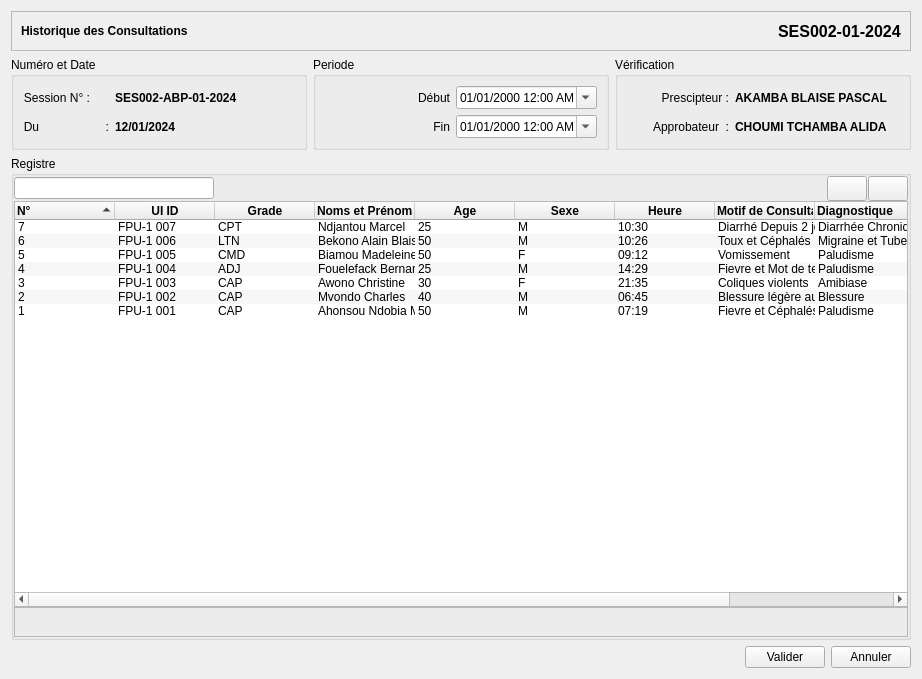
<?xml version="1.0" encoding="UTF-8"?>
<ui version="4.0">
 <class>ConsultationReport</class>
 <widget class="QWidget" name="ConsultationReport">
  <property name="geometry">
   <rect>
    <x>0</x>
    <y>0</y>
    <width>922</width>
    <height>679</height>
   </rect>
  </property>
  <property name="windowTitle">
   <string>Registre des Consultations</string>
  </property>
  <layout class="QVBoxLayout" name="verticalLayout_3">
   <item>
    <widget class="QFrame" name="frame_2">
     <property name="enabled">
      <bool>true</bool>
     </property>
     <property name="minimumSize">
      <size>
       <width>0</width>
       <height>40</height>
      </size>
     </property>
     <property name="maximumSize">
      <size>
       <width>16777215</width>
       <height>40</height>
      </size>
     </property>
     <property name="frameShape">
      <enum>QFrame::StyledPanel</enum>
     </property>
     <property name="frameShadow">
      <enum>QFrame::Plain</enum>
     </property>
     <property name="lineWidth">
      <number>0</number>
     </property>
     <layout class="QHBoxLayout" name="horizontalLayout_7">
      <item>
       <widget class="QLabel" name="label_3">
        <property name="sizePolicy">
         <sizepolicy hsizetype="Expanding" vsizetype="Preferred">
          <horstretch>0</horstretch>
          <verstretch>0</verstretch>
         </sizepolicy>
        </property>
        <property name="font">
         <font>
          <bold>true</bold>
         </font>
        </property>
        <property name="lineWidth">
         <number>0</number>
        </property>
        <property name="text">
         <string>Historique des Consultations</string>
        </property>
       </widget>
      </item>
      <item>
       <widget class="QLabel" name="label_4">
        <property name="font">
         <font>
          <pointsize>12</pointsize>
          <bold>true</bold>
         </font>
        </property>
        <property name="text">
         <string>SES002-01-2024</string>
        </property>
       </widget>
      </item>
     </layout>
    </widget>
   </item>
   <item>
    <layout class="QHBoxLayout" name="horizontalLayout_6">
     <item>
      <widget class="QGroupBox" name="groupBox">
       <property name="title">
        <string>Numéro et Date</string>
       </property>
       <layout class="QGridLayout" name="gridLayout_4">
        <item row="0" column="0">
         <layout class="QGridLayout" name="gridLayout_3">
          <item row="1" column="0">
           <widget class="QLabel" name="label">
            <property name="sizePolicy">
             <sizepolicy hsizetype="Fixed" vsizetype="Preferred">
              <horstretch>0</horstretch>
              <verstretch>0</verstretch>
             </sizepolicy>
            </property>
            <property name="text">
             <string>Du                    :</string>
            </property>
            <property name="alignment">
             <set>Qt::AlignRight|Qt::AlignTrailing|Qt::AlignVCenter</set>
            </property>
           </widget>
          </item>
          <item row="1" column="1">
           <widget class="QLabel" name="label_9">
            <property name="sizePolicy">
             <sizepolicy hsizetype="Ignored" vsizetype="Preferred">
              <horstretch>0</horstretch>
              <verstretch>0</verstretch>
             </sizepolicy>
            </property>
            <property name="minimumSize">
             <size>
              <width>70</width>
              <height>0</height>
             </size>
            </property>
            <property name="font">
             <font>
              <bold>true</bold>
             </font>
            </property>
            <property name="text">
             <string>12/01/2024</string>
            </property>
           </widget>
          </item>
          <item row="0" column="0">
           <widget class="QLabel" name="label_5">
            <property name="sizePolicy">
             <sizepolicy hsizetype="Fixed" vsizetype="Preferred">
              <horstretch>0</horstretch>
              <verstretch>0</verstretch>
             </sizepolicy>
            </property>
            <property name="text">
             <string>Session N° :</string>
            </property>
            <property name="alignment">
             <set>Qt::AlignRight|Qt::AlignTrailing|Qt::AlignVCenter</set>
            </property>
           </widget>
          </item>
          <item row="0" column="1">
           <widget class="QLabel" name="label_8">
            <property name="sizePolicy">
             <sizepolicy hsizetype="Ignored" vsizetype="Preferred">
              <horstretch>0</horstretch>
              <verstretch>0</verstretch>
             </sizepolicy>
            </property>
            <property name="minimumSize">
             <size>
              <width>95</width>
              <height>0</height>
             </size>
            </property>
            <property name="font">
             <font>
              <bold>true</bold>
             </font>
            </property>
            <property name="text">
             <string>SES002-ABP-01-2024</string>
            </property>
            <property name="alignment">
             <set>Qt::AlignLeading|Qt::AlignLeft|Qt::AlignVCenter</set>
            </property>
           </widget>
          </item>
         </layout>
        </item>
       </layout>
      </widget>
     </item>
     <item>
      <widget class="QGroupBox" name="groupBox_4">
       <property name="title">
        <string>Periode</string>
       </property>
       <layout class="QGridLayout" name="gridLayout_6">
        <item row="0" column="0">
         <layout class="QGridLayout" name="gridLayout_5">
          <item row="0" column="0">
           <widget class="QLabel" name="label_17">
            <property name="text">
             <string>Début</string>
            </property>
            <property name="alignment">
             <set>Qt::AlignRight|Qt::AlignTrailing|Qt::AlignVCenter</set>
            </property>
           </widget>
          </item>
          <item row="1" column="0">
           <widget class="QLabel" name="label_6">
            <property name="text">
             <string>Fin</string>
            </property>
            <property name="alignment">
             <set>Qt::AlignRight|Qt::AlignTrailing|Qt::AlignVCenter</set>
            </property>
           </widget>
          </item>
          <item row="1" column="1">
           <widget class="QDateTimeEdit" name="dateTimeEdit">
            <property name="displayFormat">
             <string>dd/MM/yyyy h:mm AP</string>
            </property>
            <property name="calendarPopup">
             <bool>true</bool>
            </property>
           </widget>
          </item>
          <item row="0" column="1">
           <widget class="QDateTimeEdit" name="dateTimeEdit_2">
            <property name="displayFormat">
             <string>dd/MM/yyyy h:mm AP</string>
            </property>
            <property name="calendarPopup">
             <bool>true</bool>
            </property>
           </widget>
          </item>
         </layout>
        </item>
       </layout>
      </widget>
     </item>
     <item>
      <widget class="QGroupBox" name="groupBox_2">
       <property name="title">
        <string>Vérification</string>
       </property>
       <layout class="QGridLayout" name="gridLayout_2">
        <item row="0" column="0">
         <layout class="QHBoxLayout" name="horizontalLayout_4">
          <property name="sizeConstraint">
           <enum>QLayout::SetFixedSize</enum>
          </property>
          <item>
           <widget class="QLabel" name="label_2">
            <property name="maximumSize">
             <size>
              <width>90</width>
              <height>16777215</height>
             </size>
            </property>
            <property name="text">
             <string>Prescipteur :</string>
            </property>
            <property name="alignment">
             <set>Qt::AlignRight|Qt::AlignTrailing|Qt::AlignVCenter</set>
            </property>
           </widget>
          </item>
          <item>
           <widget class="QLabel" name="label_10">
            <property name="sizePolicy">
             <sizepolicy hsizetype="Fixed" vsizetype="Preferred">
              <horstretch>0</horstretch>
              <verstretch>0</verstretch>
             </sizepolicy>
            </property>
            <property name="font">
             <font>
              <bold>true</bold>
             </font>
            </property>
            <property name="text">
             <string>AKAMBA BLAISE PASCAL</string>
            </property>
           </widget>
          </item>
         </layout>
        </item>
        <item row="1" column="0">
         <layout class="QHBoxLayout" name="horizontalLayout_5">
          <property name="sizeConstraint">
           <enum>QLayout::SetFixedSize</enum>
          </property>
          <item>
           <widget class="QLabel" name="label_7">
            <property name="maximumSize">
             <size>
              <width>90</width>
              <height>16777215</height>
             </size>
            </property>
            <property name="text">
             <string>Approbateur  :</string>
            </property>
            <property name="alignment">
             <set>Qt::AlignRight|Qt::AlignTrailing|Qt::AlignVCenter</set>
            </property>
           </widget>
          </item>
          <item>
           <widget class="QLabel" name="label_11">
            <property name="sizePolicy">
             <sizepolicy hsizetype="Fixed" vsizetype="Preferred">
              <horstretch>0</horstretch>
              <verstretch>0</verstretch>
             </sizepolicy>
            </property>
            <property name="font">
             <font>
              <bold>true</bold>
             </font>
            </property>
            <property name="text">
             <string>CHOUMI TCHAMBA ALIDA</string>
            </property>
           </widget>
          </item>
         </layout>
        </item>
       </layout>
      </widget>
     </item>
    </layout>
   </item>
   <item>
    <widget class="QGroupBox" name="groupBox_3">
     <property name="title">
      <string>Registre</string>
     </property>
     <layout class="QGridLayout" name="gridLayout">
      <property name="leftMargin">
       <number>0</number>
      </property>
      <property name="topMargin">
       <number>0</number>
      </property>
      <property name="rightMargin">
       <number>0</number>
      </property>
      <property name="bottomMargin">
       <number>0</number>
      </property>
      <property name="spacing">
       <number>0</number>
      </property>
      <item row="0" column="0">
       <layout class="QVBoxLayout" name="verticalLayout_2">
        <property name="spacing">
         <number>0</number>
        </property>
        <item>
         <layout class="QHBoxLayout" name="horizontalLayout">
          <property name="spacing">
           <number>1</number>
          </property>
          <item>
           <widget class="QLineEdit" name="lineEdit">
            <property name="sizePolicy">
             <sizepolicy hsizetype="Expanding" vsizetype="Fixed">
              <horstretch>0</horstretch>
              <verstretch>0</verstretch>
             </sizepolicy>
            </property>
            <property name="maximumSize">
             <size>
              <width>200</width>
              <height>16777215</height>
             </size>
            </property>
            <property name="toolTip">
             <string extracomment="Enter Barcode to Scan"/>
            </property>
           </widget>
          </item>
          <item>
           <spacer name="horizontalSpacer">
            <property name="orientation">
             <enum>Qt::Horizontal</enum>
            </property>
            <property name="sizeHint" stdset="0">
             <size>
              <width>28</width>
              <height>25</height>
             </size>
            </property>
           </spacer>
          </item>
          <item>
           <widget class="QPushButton" name="pushButton_2">
            <property name="minimumSize">
             <size>
              <width>0</width>
              <height>25</height>
             </size>
            </property>
            <property name="icon">
             <iconset>
              <normaloff>:/icons/icons/list-remove.png</normaloff>:/icons/icons/list-remove.png</iconset>
            </property>
           </widget>
          </item>
          <item>
           <widget class="QPushButton" name="pushButton">
            <property name="minimumSize">
             <size>
              <width>0</width>
              <height>25</height>
             </size>
            </property>
            <property name="icon">
             <iconset>
              <normaloff>:/icons/icons/list-add.png</normaloff>:/icons/icons/list-add.png</iconset>
            </property>
           </widget>
          </item>
         </layout>
        </item>
        <item>
         <widget class="QWidget" name="widget" native="true">
          <layout class="QVBoxLayout" name="verticalLayout">
           <property name="spacing">
            <number>0</number>
           </property>
           <property name="leftMargin">
            <number>0</number>
           </property>
           <property name="topMargin">
            <number>0</number>
           </property>
           <property name="rightMargin">
            <number>0</number>
           </property>
           <property name="bottomMargin">
            <number>0</number>
           </property>
           <item>
            <widget class="QTreeWidget" name="treeWidget">
             <property name="sizeAdjustPolicy">
              <enum>QAbstractScrollArea::AdjustToContents</enum>
             </property>
             <property name="alternatingRowColors">
              <bool>true</bool>
             </property>
             <property name="textElideMode">
              <enum>Qt::ElideNone</enum>
             </property>
             <property name="autoExpandDelay">
              <number>0</number>
             </property>
             <property name="rootIsDecorated">
              <bool>false</bool>
             </property>
             <property name="uniformRowHeights">
              <bool>true</bool>
             </property>
             <property name="sortingEnabled">
              <bool>true</bool>
             </property>
             <attribute name="headerHighlightSections">
              <bool>true</bool>
             </attribute>
             <column>
              <property name="text">
               <string>N°</string>
              </property>
              <property name="toolTip">
               <string>Nom du Médicament</string>
              </property>
              <property name="font">
               <font>
                <bold>true</bold>
               </font>
              </property>
             </column>
             <column>
              <property name="text">
               <string>UI ID</string>
              </property>
              <property name="toolTip">
               <string>Quantité totale de Médicament avec laquelle a commencé le service hier</string>
              </property>
              <property name="font">
               <font>
                <bold>true</bold>
               </font>
              </property>
              <property name="textAlignment">
               <set>AlignCenter</set>
              </property>
             </column>
             <column>
              <property name="text">
               <string>Grade</string>
              </property>
              <property name="toolTip">
               <string>Quantité totale de Médicaments écoulés hier</string>
              </property>
              <property name="font">
               <font>
                <bold>true</bold>
               </font>
              </property>
              <property name="textAlignment">
               <set>AlignCenter</set>
              </property>
             </column>
             <column>
              <property name="text">
               <string>Noms et Prénoms</string>
              </property>
              <property name="toolTip">
               <string>Quantité de médicaments qui vous a été livrée Aujourd'hui</string>
              </property>
              <property name="font">
               <font>
                <bold>true</bold>
               </font>
              </property>
              <property name="textAlignment">
               <set>AlignLeading|AlignVCenter</set>
              </property>
             </column>
             <column>
              <property name="text">
               <string>Age</string>
              </property>
              <property name="toolTip">
               <string>Quantité totale de Médicament avec laquelle vous commencez le service aujourd'hui</string>
              </property>
              <property name="font">
               <font>
                <bold>true</bold>
               </font>
              </property>
              <property name="textAlignment">
               <set>AlignCenter</set>
              </property>
             </column>
             <column>
              <property name="text">
               <string>Sexe</string>
              </property>
              <property name="font">
               <font>
                <bold>true</bold>
               </font>
              </property>
              <property name="textAlignment">
               <set>AlignCenter</set>
              </property>
             </column>
             <column>
              <property name="text">
               <string>Heure</string>
              </property>
              <property name="font">
               <font>
                <bold>true</bold>
               </font>
              </property>
              <property name="textAlignment">
               <set>AlignCenter</set>
              </property>
             </column>
             <column>
              <property name="text">
               <string>Motif de Consultation(M/C)</string>
              </property>
              <property name="font">
               <font>
                <bold>true</bold>
               </font>
              </property>
             </column>
             <column>
              <property name="text">
               <string>Diagnostique</string>
              </property>
              <property name="font">
               <font>
                <bold>true</bold>
               </font>
              </property>
             </column>
             <column>
              <property name="text">
               <string>Prescription(C.A.T)</string>
              </property>
              <property name="font">
               <font>
                <bold>true</bold>
               </font>
              </property>
             </column>
             <column>
              <property name="text">
               <string>Prescripteur et Signature</string>
              </property>
              <property name="font">
               <font>
                <bold>true</bold>
               </font>
              </property>
             </column>
             <item>
              <property name="text">
               <string>7</string>
              </property>
              <property name="text">
               <string>FPU-1 007</string>
              </property>
              <property name="textAlignment">
               <set>AlignCenter</set>
              </property>
              <property name="text">
               <string>CPT</string>
              </property>
              <property name="textAlignment">
               <set>AlignCenter</set>
              </property>
              <property name="text">
               <string>Ndjantou Marcel</string>
              </property>
              <property name="textAlignment">
               <set>AlignLeading|AlignVCenter</set>
              </property>
              <property name="text">
               <string>25</string>
              </property>
              <property name="textAlignment">
               <set>AlignCenter</set>
              </property>
              <property name="text">
               <string>M</string>
              </property>
              <property name="textAlignment">
               <set>AlignCenter</set>
              </property>
              <property name="text">
               <string>10:30</string>
              </property>
              <property name="textAlignment">
               <set>AlignCenter</set>
              </property>
              <property name="text">
               <string>Diarrhé Depuis 2 jours</string>
              </property>
              <property name="text">
               <string>Diarrhée Chronique</string>
              </property>
              <property name="text">
               <string>2 Paracetamol  m/s, 3 Diocné 1/1/1</string>
              </property>
              <property name="text">
               <string>Akamba Pierette</string>
              </property>
             </item>
             <item>
              <property name="text">
               <string>6</string>
              </property>
              <property name="text">
               <string>FPU-1 006</string>
              </property>
              <property name="textAlignment">
               <set>AlignCenter</set>
              </property>
              <property name="text">
               <string>LTN</string>
              </property>
              <property name="textAlignment">
               <set>AlignCenter</set>
              </property>
              <property name="text">
               <string>Bekono Alain Blaise</string>
              </property>
              <property name="textAlignment">
               <set>AlignLeading|AlignVCenter</set>
              </property>
              <property name="text">
               <string>50</string>
              </property>
              <property name="textAlignment">
               <set>AlignCenter</set>
              </property>
              <property name="text">
               <string>M</string>
              </property>
              <property name="textAlignment">
               <set>AlignCenter</set>
              </property>
              <property name="text">
               <string>10:26</string>
              </property>
              <property name="textAlignment">
               <set>AlignCenter</set>
              </property>
              <property name="text">
               <string>Toux et Céphalés</string>
              </property>
              <property name="text">
               <string>Migraine et Tuberculoze</string>
              </property>
              <property name="text">
               <string>4 Broncatiol  m/s, 3 Diocné 1/1/1</string>
              </property>
              <property name="text">
               <string>Chountsa André</string>
              </property>
             </item>
             <item>
              <property name="text">
               <string>5</string>
              </property>
              <property name="text">
               <string>FPU-1 005</string>
              </property>
              <property name="textAlignment">
               <set>AlignCenter</set>
              </property>
              <property name="text">
               <string>CMD</string>
              </property>
              <property name="textAlignment">
               <set>AlignCenter</set>
              </property>
              <property name="text">
               <string>Biamou Madeleine</string>
              </property>
              <property name="textAlignment">
               <set>AlignLeading|AlignVCenter</set>
              </property>
              <property name="text">
               <string>50</string>
              </property>
              <property name="textAlignment">
               <set>AlignCenter</set>
              </property>
              <property name="text">
               <string>F</string>
              </property>
              <property name="textAlignment">
               <set>AlignCenter</set>
              </property>
              <property name="text">
               <string>09:12</string>
              </property>
              <property name="textAlignment">
               <set>AlignCenter</set>
              </property>
              <property name="text">
               <string>Vomissement</string>
              </property>
              <property name="text">
               <string>Paludisme</string>
              </property>
              <property name="text">
               <string>8 Flagil  m/s, 3 Lumifer 1/1/1</string>
              </property>
              <property name="text">
               <string>Ebola Olivier</string>
              </property>
             </item>
             <item>
              <property name="text">
               <string>4</string>
              </property>
              <property name="text">
               <string>FPU-1 004</string>
              </property>
              <property name="textAlignment">
               <set>AlignCenter</set>
              </property>
              <property name="text">
               <string>ADJ</string>
              </property>
              <property name="textAlignment">
               <set>AlignCenter</set>
              </property>
              <property name="text">
               <string>Fouelefack Bernard</string>
              </property>
              <property name="textAlignment">
               <set>AlignLeading|AlignVCenter</set>
              </property>
              <property name="text">
               <string>25</string>
              </property>
              <property name="textAlignment">
               <set>AlignCenter</set>
              </property>
              <property name="text">
               <string>M</string>
              </property>
              <property name="textAlignment">
               <set>AlignCenter</set>
              </property>
              <property name="text">
               <string>14:29</string>
              </property>
              <property name="textAlignment">
               <set>AlignCenter</set>
              </property>
              <property name="text">
               <string>Fievre et Mot de tete</string>
              </property>
              <property name="text">
               <string>Paludisme</string>
              </property>
              <property name="text">
               <string>4 Broncatiol  m/s, 3 Diocné 1/1/1</string>
              </property>
              <property name="text">
               <string>Akamba Pierette</string>
              </property>
             </item>
             <item>
              <property name="text">
               <string>3</string>
              </property>
              <property name="text">
               <string>FPU-1 003</string>
              </property>
              <property name="textAlignment">
               <set>AlignCenter</set>
              </property>
              <property name="text">
               <string>CAP</string>
              </property>
              <property name="textAlignment">
               <set>AlignCenter</set>
              </property>
              <property name="text">
               <string>Awono Christine</string>
              </property>
              <property name="textAlignment">
               <set>AlignLeading|AlignVCenter</set>
              </property>
              <property name="text">
               <string>30</string>
              </property>
              <property name="textAlignment">
               <set>AlignCenter</set>
              </property>
              <property name="text">
               <string>F</string>
              </property>
              <property name="textAlignment">
               <set>AlignCenter</set>
              </property>
              <property name="text">
               <string>21:35</string>
              </property>
              <property name="textAlignment">
               <set>AlignCenter</set>
              </property>
              <property name="text">
               <string>Coliques violents</string>
              </property>
              <property name="text">
               <string>Amibiase</string>
              </property>
              <property name="text">
               <string>4 Broncatiol  m/s, 3 Diocné 1/1/1</string>
              </property>
              <property name="text">
               <string>Ebola Olivier</string>
              </property>
             </item>
             <item>
              <property name="text">
               <string>2</string>
              </property>
              <property name="text">
               <string>FPU-1 002</string>
              </property>
              <property name="textAlignment">
               <set>AlignCenter</set>
              </property>
              <property name="text">
               <string>CAP</string>
              </property>
              <property name="textAlignment">
               <set>AlignCenter</set>
              </property>
              <property name="text">
               <string>Mvondo Charles</string>
              </property>
              <property name="textAlignment">
               <set>AlignLeading|AlignVCenter</set>
              </property>
              <property name="text">
               <string>40</string>
              </property>
              <property name="textAlignment">
               <set>AlignCenter</set>
              </property>
              <property name="text">
               <string>M</string>
              </property>
              <property name="textAlignment">
               <set>AlignCenter</set>
              </property>
              <property name="text">
               <string>06:45</string>
              </property>
              <property name="textAlignment">
               <set>AlignCenter</set>
              </property>
              <property name="text">
               <string>Blessure légère au poignet</string>
              </property>
              <property name="text">
               <string>Blessure</string>
              </property>
              <property name="text">
               <string>4 Broncatiol  m/s, 3 Diocné 1/1/1</string>
              </property>
              <property name="text">
               <string>Akamba Pierette</string>
              </property>
             </item>
             <item>
              <property name="text">
               <string>1</string>
              </property>
              <property name="text">
               <string>FPU-1 001</string>
              </property>
              <property name="textAlignment">
               <set>AlignCenter</set>
              </property>
              <property name="text">
               <string>CAP</string>
              </property>
              <property name="textAlignment">
               <set>AlignCenter</set>
              </property>
              <property name="text">
               <string>Ahonsou Ndobia McDaniels</string>
              </property>
              <property name="textAlignment">
               <set>AlignLeading|AlignVCenter</set>
              </property>
              <property name="text">
               <string>50</string>
              </property>
              <property name="textAlignment">
               <set>AlignCenter</set>
              </property>
              <property name="text">
               <string>M</string>
              </property>
              <property name="textAlignment">
               <set>AlignCenter</set>
              </property>
              <property name="text">
               <string>07:19</string>
              </property>
              <property name="textAlignment">
               <set>AlignCenter</set>
              </property>
              <property name="text">
               <string>Fievre et Céphalés</string>
              </property>
              <property name="text">
               <string>Paludisme</string>
              </property>
              <property name="text">
               <string>4 Broncatiol  m/s, 3 Diocné 1/1/1</string>
              </property>
              <property name="text">
               <string>Akamba Pierette</string>
              </property>
             </item>
            </widget>
           </item>
           <item>
            <widget class="QFrame" name="frame_3">
             <property name="minimumSize">
              <size>
               <width>0</width>
               <height>30</height>
              </size>
             </property>
             <property name="frameShape">
              <enum>QFrame::StyledPanel</enum>
             </property>
             <property name="frameShadow">
              <enum>QFrame::Raised</enum>
             </property>
            </widget>
           </item>
          </layout>
         </widget>
        </item>
       </layout>
      </item>
     </layout>
    </widget>
   </item>
   <item>
    <layout class="QHBoxLayout" name="horizontalLayout_2">
     <item>
      <spacer name="horizontalSpacer_2">
       <property name="orientation">
        <enum>Qt::Horizontal</enum>
       </property>
       <property name="sizeHint" stdset="0">
        <size>
         <width>40</width>
         <height>20</height>
        </size>
       </property>
      </spacer>
     </item>
     <item>
      <widget class="QPushButton" name="pushButton_3">
       <property name="text">
        <string>Valider</string>
       </property>
      </widget>
     </item>
     <item>
      <widget class="QPushButton" name="pushButton_4">
       <property name="text">
        <string>Annuler</string>
       </property>
      </widget>
     </item>
    </layout>
   </item>
  </layout>
 </widget>
 <resources/>
 <connections/>
</ui>
